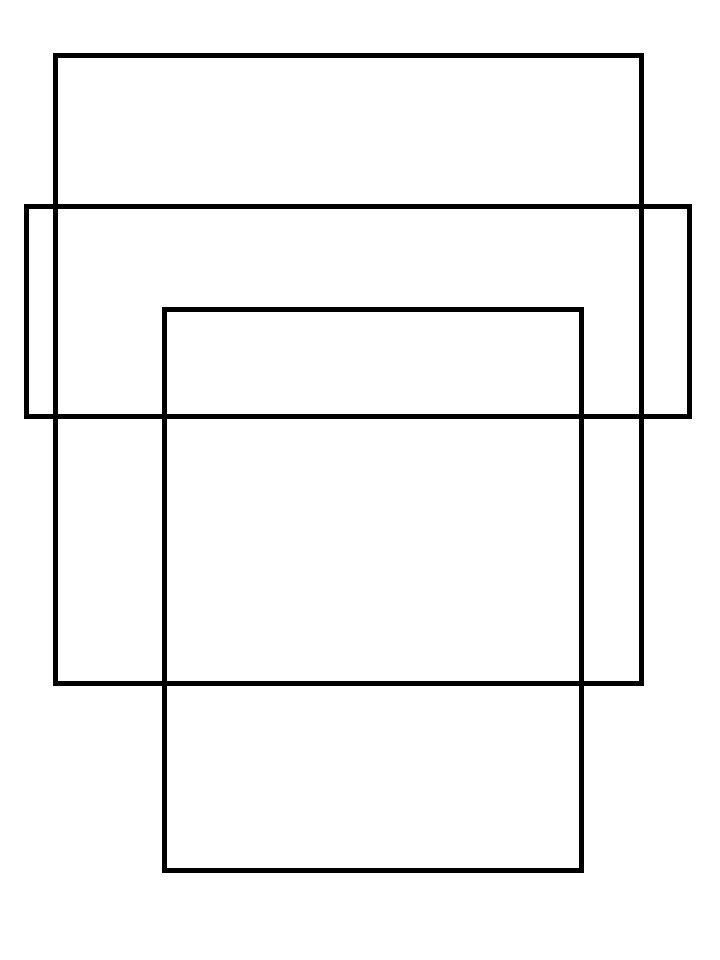
#> input picture image/ex2.jpg, 720 x 960 px, given in place of the camera
$ jupyter execute LiveSketch.ipynb
#> lines starting #> are read from the running program, lines starting #| are printed output that depends on the picture; after the words box and inside, x2 and y2 are one past the last pixel; in counts of white or black regions, pixels touching at a corner belong together
#> further down, frame is the input picture: shape (960, 720, 3); min 0, max 255, mean 243.8
[cell 1]
import  cv2 as cv
import numpy as np

def sketch(image):
    #convert image to grayscale
    img_gray = cv.cvtColor(image, cv.COLOR_BGR2GRAY)

    # Clean up image using Guassian Blur
    img_gray_blur = cv.GaussianBlur(img_gray, (5,5), 0)
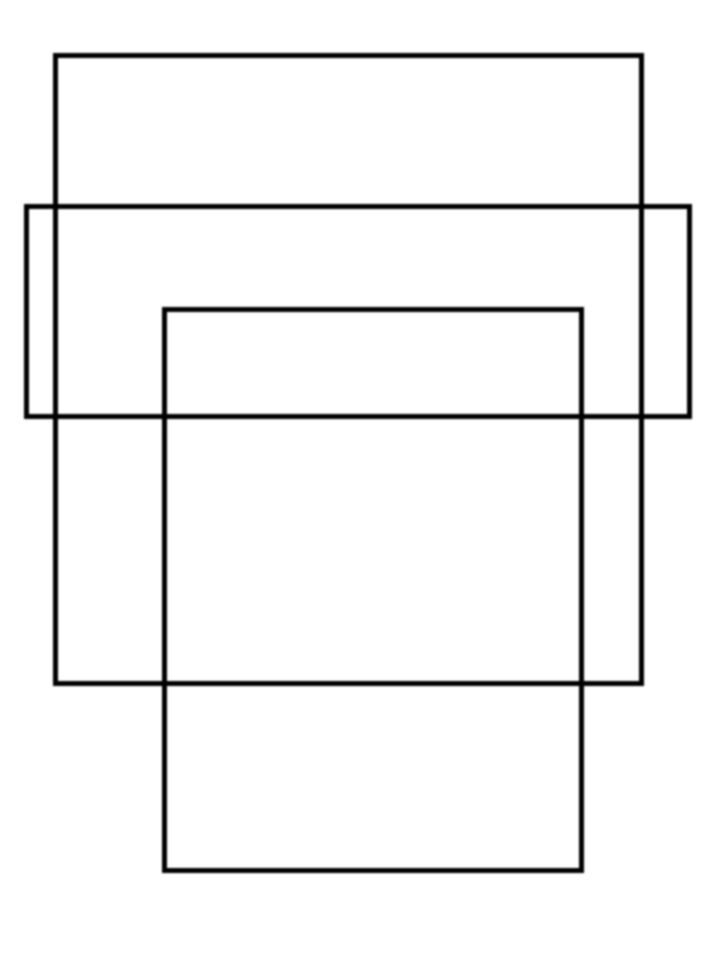
#> img_gray_blur: shape (960, 720); min 0, max 255, mean 243.8

    #Extract edges
    canny_edges = cv.Canny(img_gray_blur, 10,70)
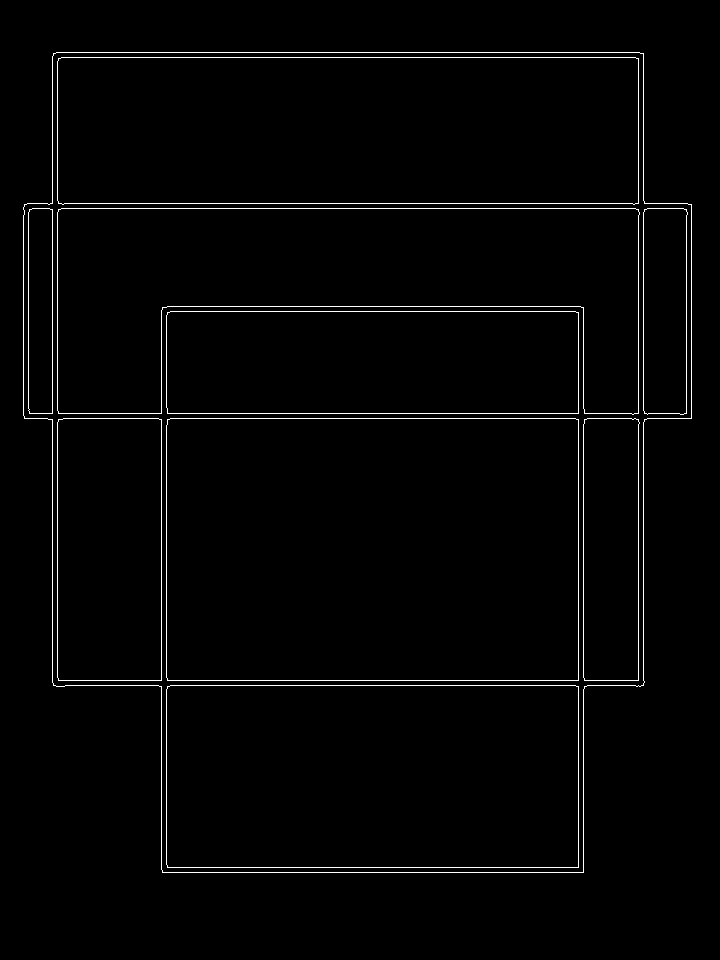
#> canny_edges: shape (960, 720); 1.7% white in thin lines or dots, all inside (x1, y1, x2, y2) = (23, 52, 692, 873)

    # Do an invert binarize the image
    ret, mask = cv.threshold(canny_edges, 40, 255, cv.THRESH_BINARY_INV)
    return mask

# Initialize webcam cap is the object provided by VideoCapture
# It contains a boolean indicating if it was successful
# It also contains the images collected from the webcam (frame)

cap = cv.VideoCapture(0)

while True:
    ret, frame = cap.read()
    cv.imshow('Our Live Sketcher', sketch(frame))
    if cv.waitKey(1) == 13:  #13 is the enter key
#> (key Esc is pressed here)
        break

# Release camera and close windows
cap.release()
cv.destroyAllWindows()
